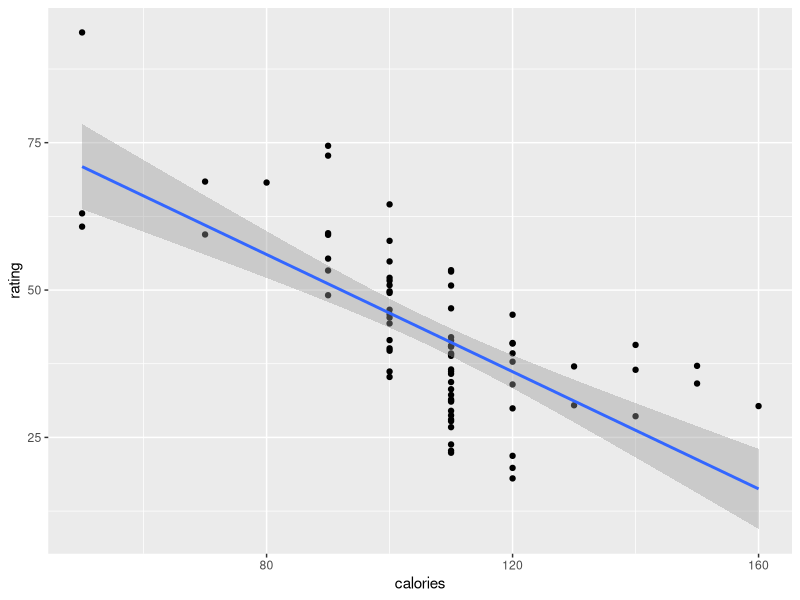
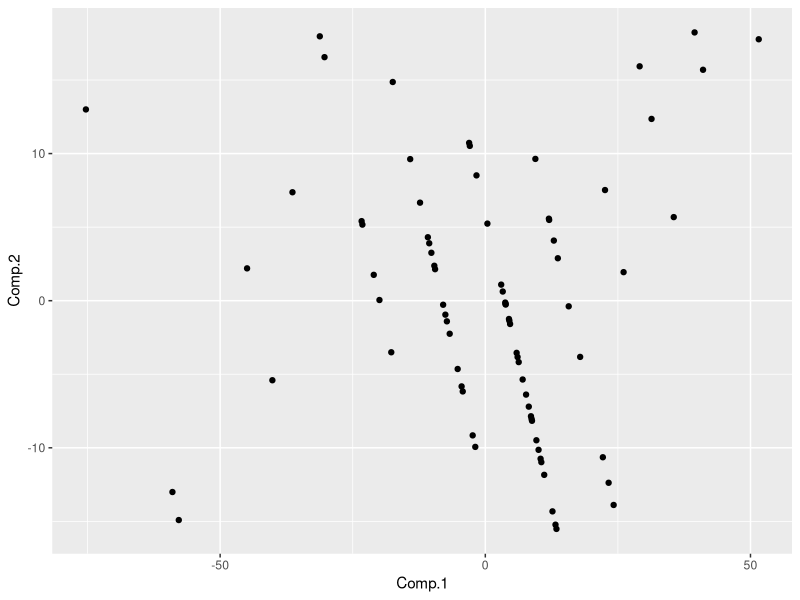
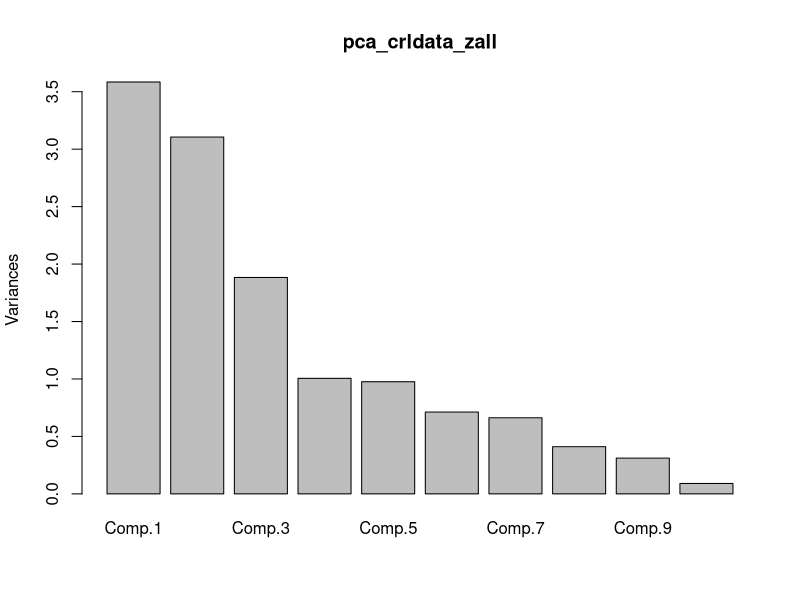

Write R code to recreate these figures, in order. (Note: this script raises an error after producing the figures.)
setwd('C:/Eminent')

library(readxl)
crldata_sheets = excel_sheets('Cereals.xls')
crldata = read_excel('Cereals.xls', sheet = 2)

View(crldata)
names(crldata)
dim(crldata)

library(ggplot2)
ggplot(crldata, aes(x=calories, y=rating)) + geom_point() + geom_smooth(method='lm')

crldata2 = crldata[, c('calories','rating')]
View(crldata2)

cor(crldata$calories, crldata$rating)
mean_calories = mean(crldata$calories)
mean_rating   = mean(crldata$rating)

var_calories = var(crldata$calories)
var_rating = var(crldata$rating)
var_total  = var_calories + var_rating

var_calories_prc = var_calories*100/var_total
var_rating_prc   = var_rating  *100/var_total

var_calories_prc
var_rating_prc
 
pca_crldata2 = princomp(crldata2)
summary(pca_crldata2)
attributes(pca_crldata2)
pca_crldata2$loadings

  

#Loadings:
#    Comp.1 Comp.2
#calories -0.847 -0.532
#rating    0.532 -0.847


crldata2[1,]
# cal - 70  rating 68.4

Comp.1 = -.847*(70-mean_calories) + .532*(68.4-mean_rating) 
Comp.2 = -.532*(70-mean_calories) - .847*(68.4-mean_rating)

Comp.1
Comp.2

new_data = pca_crldata2$scores
class(new_data)
new_data = as.data.frame(new_data)
head(new_data)
new_data = cbind(new_data, crldata$name)
View(new_data)

names(new_data)
library(dplyr)

new_data %>%  ggplot(aes(Comp.1, Comp.2)) + geom_point()



crldata_num = crldata[, -c(1,2,3)]
dim(crldata_num)
crldata_num = na.omit(crldata_num)
dim(crldata_num)

pca_crldata_all = princomp(crldata_num)
summary(pca_crldata_all)
attributes(pca_crldata_all)
pca_crldata_all$loadings
 

View(crldata_num)
crldata_znum = scale(crldata_num)
View(crldata_znum)

pca_crldata_zall = princomp(crldata_znum)
summary(pca_crldata_zall)
attributes(pca_crldata_zall)


pca_crldata_zall$loadings
pca_crldata_zall$scores %>% head(3)

eigenvalues = pca_crldata_zall$sdev**2
plot(pca_crldata_zall)


 

rotated_data = pca_crldata_zall$scores[,1:2]
head(rotated_data)


eigenvectors = pca_crldata2$rotation[,1:2]

catcol = 'class'
colcolumn  = data[,catcol]
l1 = levels(colcolumn)
colpalatte = c('green','blue')
mycol =colpalatte[as.numeric(colcolumn)]
head(mycol)    


plot(rotated_data[,1],rotated_data[,2],pch=20, col=mycol, xlab="First PC", ylab="Second PC",
     main=paste('Plot of First 2 PC (colour by :',catcol, ")"))

legend(3.6,4, legend =l1, pch=20, col=colpalatte[1:length(l1)])
